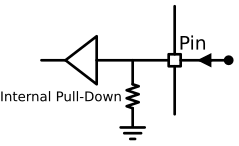

Python code for this plot:
import schemdraw
from schemdraw import dsp, logic
from schemdraw import elements as elem

with schemdraw.Drawing() as d:
    d.config(unit=0.5)

    A = logic.Buf().left()
    logic.Line().at(A.out)
    L = logic.Line().right(d.unit * 3).at(A.in1)
    B = dsp.Square().scale(d.unit * 0.5).label("Pin", "top", ofst=(1.5, 0.2))
    logic.Line().right(d.unit * 2).dot()
    elem.CurrentLabelInline(direction="in").reverse().scale(0.6)
    logic.Line().down(d.unit * 2).at(B.S)
    logic.Line().up(d.unit * 2).at(B.N)
    logic.Line().down().at(L.center)
    elem.Resistor().scale(0.5).label(
        "Internal Pull-Down", "top", ofst=(0, -0.2), fontsize=10
    )
    elem.Ground()

    image_bytes = d.get_imagedata("svg")

with open("internal-pull-down.svg", "wb") as f:
    f.write(image_bytes)
